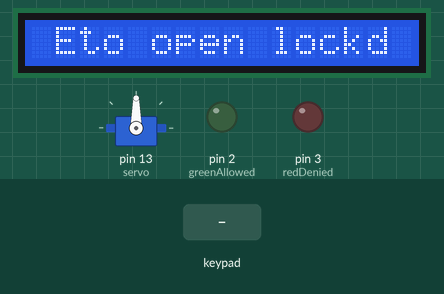
Recording of a sketch running on a simulated Arduino Uno, built with avr-gcc and run on an emulated ATmega328P. Shown: servo, 16×1 character LCD, output pins drawn as LEDs (lit = HIGH). Inputs (shaded band) come from the test bench.

Above: at 1.3 s.
1.4 s: keypad keys 1 1 1 0 9 8 pressed 0.4 s apart
At 3.4 s:
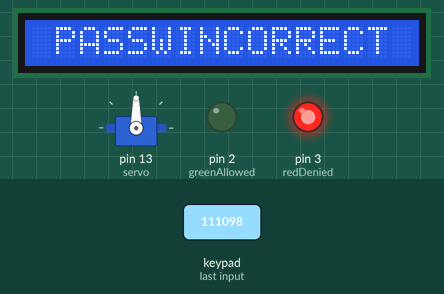
5.3 s: key '1' pressed
8.3 s: key '2' pressed
At 9.2 s:
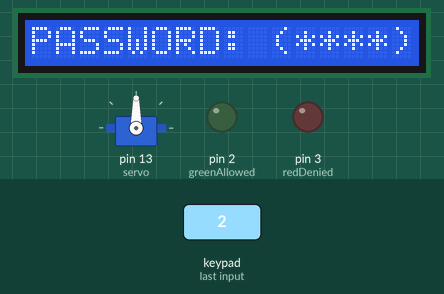
11.3 s: keypad keys 1 2 3 4 pressed 0.4 s apart
At 15.8 s:
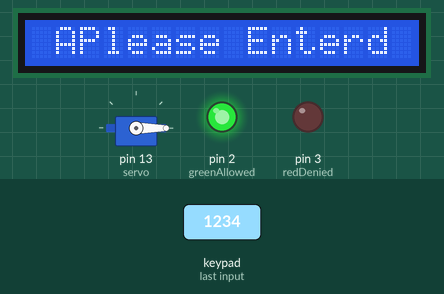
Timing chart, 0 to 30.9 s (numbered marks = the images above; inputs shaded):
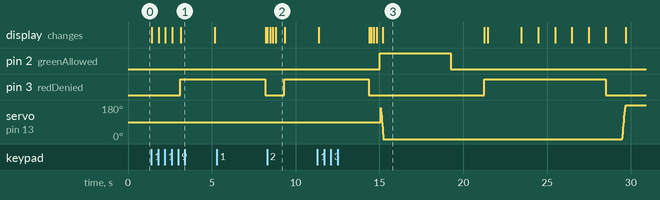

The sketch:

Lock_Security_System_Source_Code.ino
```cpp
#include <Servo.h>
#include <LiquidCrystal_I2C.h>
LiquidCrystal_I2C lcd(0x20,16,2);
#include <Keypad.h>

// Дефинираме червената и зелената лампа
#define redDenied 3
#define greenAllowed 2

//Парола
char* password = "1234";

//Позиция на парола и лимит за невалидни опити
int passwordPosition = 0;
int invalidtries = 5;

const byte ROWS = 4;
const byte COLS = 4;

char hexaKeys[ROWS][COLS] = {
  {'1', '2', '3', 'A'},
  {'4', '5', '6', 'B'},
  {'7', '8', '9', 'C'},
  {'*', '0', '#', 'D'}
};

byte rowPins[ROWS] = {11, 10, 9, 8}; //свързваме пиновете на редовете с клавиатурата
byte colPins[COLS] = {7, 6, 5, 4}; //свързваме пиновете на колоните с клавиатурата

Keypad keypad = Keypad(makeKeymap(hexaKeys), rowPins, colPins, ROWS, COLS);

Servo servo;
int servoPosition = 0;


//Булева променлива дали кода е грешен
bool isPasswordWrong = false;

void setup()
{
  pinMode(redDenied, OUTPUT);
  pinMode(greenAllowed, OUTPUT);

  Serial.begin(9600);
  servo.attach(13);

  // LCD екран
  lcd.begin(16,1);
  defaultdisplay();
  lcd.init();
  lcd.clear();
  lcd.backlight();
  lcd.clear();

}

void loop()
{
  if(passwordPosition == 0)
  {
    defaultdisplay();
  }

  int index;
  char code = keypad.getKey();

  if (code != NO_KEY)
  {
    lcd.clear();
    lcd.setCursor(0,0);
    lcd.print("PASSWORD: (----)");
    lcd.setCursor(11,0);
    for(index = 0;index <= passwordPosition;++index)
    {
      lcd.print("*");
    }

     if(code == password[passwordPosition]) //Проверява въведения код със зададената парола
  		{
    		passwordPosition++;
  		}

  	else
  		{
    		isPasswordWrong = true; //Променя булевата променлива на true заради неправилено въведен код
      		passwordPosition++;
  		}

    if(passwordPosition == 4)
    	{
            if(isPasswordWrong == true) //Проверка дали кода е грешен
                  {
                      invalidtries--;
                      if (invalidtries == 0)
                		{
                            invalidtries = 5;
                            attempsPunish();
                            passwordPosition = 0;
                            isPasswordWrong = false;
                            return;
                		}
                      incorrect();
                      passwordPosition = 0;
                      isPasswordWrong = false;
                      return;
                  }
      		unlock(); //Отключване на ключалката
      		passwordPosition = 0;
    	}
  	}
}

//Главен дисплей на програмата
void defaultdisplay()
{
  lcd.setCursor(1,0);
  lcd.print("Enter password");
  lcd.setCursor(2,1);
  lcd.print("to open lock");
}

//Метод, за правилно въведен код
void unlock()
{
  lcd.clear();
  digitalWrite(greenAllowed, HIGH);
  lcd.setCursor(0,0);
  lcd.print(" ");
  lcd.setCursor(1,0);
  lcd.print("Access Allowed");
  lcd.setCursor(2,1);
  lcd.print("Please Enter");

  //Servo се отключва
  for(servoPosition = 180; servoPosition >= 0; servoPosition-=5)
  {
    servo.write(servoPosition);
    delay(5);
  }
  delay(4000);
  digitalWrite(greenAllowed, LOW);

  delay(1000);
  //Извикваме метода за текст при повторното заключване
  automatedLock();

  //Servo се заключва
  for(servoPosition = 0; servoPosition <= 180; servoPosition +=5)
	{
		servo.write(servoPosition);
		delay(5);
  	}
  	lcd.clear();
  	lcd.setCursor(5,0);
  	lcd.print("LOCKED");
  	delay(2000);

  lcd.clear();
  defaultdisplay();
}

//Метод при въвеждане на неправилна парола, където се изчаква 3 секунди
void incorrect()
{
  delay(500);
  digitalWrite(redDenied, 255);
  lcd.clear();
  lcd.setCursor(1,0);
  lcd.print("PASSWORD");
  lcd.setCursor(6,1);
  lcd.print("INCORRECT");
  delay(2000);
  lcd.clear();
  lcd.setCursor(2,0);
  lcd.print("ACCESS DENIED");
  lcd.setCursor(3,1);
  lcd.print("PLEASE WAIT");
  delay(3000);
  lcd.clear();
  digitalWrite(redDenied, LOW);
  defaultdisplay();
}

//Метод за текст при повторното заключване
void automatedLock()
{
  delay(1000);

  lcd.clear();
  digitalWrite(redDenied, 255);
  delay(200);
  lcd.setCursor(3,0);
  lcd.print("!WARNING!");
  delay(2000);
  lcd.clear();

  lcd.setCursor(0,0);
  lcd.print("Relocking in...");
  lcd.setCursor(7,1);
  lcd.print("5");
  delay(1000);

  lcd.setCursor(7,1);
  lcd.print("4");
  delay(1000);

  lcd.setCursor(7,1);
  lcd.print("3");
  delay(1000);

  lcd.setCursor(7,1);
  lcd.print("2");
  delay(1000);

  lcd.setCursor(7,1);
  lcd.print("1");
  delay(1000);

  lcd.clear();
  lcd.setCursor(3,0);
  lcd.print("RELOCKING");
  digitalWrite(redDenied, 0);
  delay(1000);
}

// Метод за наказание след 5 грешни опита
void attempsPunish()
{
  delay(1000);
  digitalWrite(redDenied, HIGH);
  lcd.clear();
  lcd.setCursor(1,0);
  lcd.print("TOO MANY TRIES");
  delay(3000);
  lcd.clear();
  lcd.setCursor(0,0);
  lcd.print("PLEASE WAIT FOR");
  lcd.setCursor(3,1);
  lcd.print("20 SECONDS");
  delay(20000);
  digitalWrite(redDenied, LOW);
  delay(2000);
  lcd.clear();
}
```

Measured:
- after the input at 1.4 s, pin 3 (redDenied): LOW → HIGH after 1.7 s; the display: first changes at once (image 1 shows a later state)
- after the input at 8.3 s, pin 3 (redDenied): LOW → HIGH after 1.0 s; the display: first differs from a run without the input after 0.52 s (image 2)
- after the input at 11.3 s, pin 2 (greenAllowed): LOW → HIGH after 3.7 s, → LOW 4.2 s later; the display: first differs from a run without the input after 3.2 s (image 3 shows a later state)
- what the display in image 2 shows lasts 0.5 s, from 8.8 s to 9.3 s
